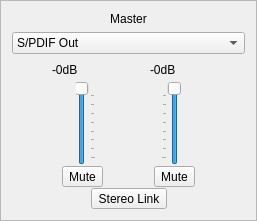
         <widget class="QFrame" name="frame_master">
          <property name="sizePolicy">
           <sizepolicy hsizetype="Expanding" vsizetype="Expanding">
            <horstretch>0</horstretch>
            <verstretch>0</verstretch>
           </sizepolicy>
          </property>
          <property name="frameShape">
           <enum>QFrame::StyledPanel</enum>
          </property>
          <property name="frameShadow">
           <enum>QFrame::Plain</enum>
          </property>
          <layout class="QGridLayout" name="gridLayout_2">
           <property name="bottomMargin">
            <number>11</number>
           </property>
           <item row="2" column="0">
            <layout class="QVBoxLayout" name="vLayout_master">
             <property name="spacing">
              <number>1</number>
             </property>
             <item>
              <layout class="QHBoxLayout" name="hLayout_MasterdB">
               <property name="spacing">
                <number>3</number>
               </property>
               <item>
                <spacer name="horizontalSpacer_55">
                 <property name="orientation">
                  <enum>Qt::Horizontal</enum>
                 </property>
                 <property name="sizeHint" stdset="0">
                  <size>
                   <width>40</width>
                   <height>20</height>
                  </size>
                 </property>
                </spacer>
               </item>
               <item>
                <widget class="QLabel" name="decibelMasterL">
                 <property name="minimumSize">
                  <size>
                   <width>55</width>
                   <height>0</height>
                  </size>
                 </property>
                 <property name="text">
                  <string>-0dB</string>
                 </property>
                </widget>
               </item>
               <item>
                <spacer name="horizontalSpacer_44">
                 <property name="orientation">
                  <enum>Qt::Horizontal</enum>
                 </property>
                 <property name="sizeHint" stdset="0">
                  <size>
                   <width>40</width>
                   <height>20</height>
                  </size>
                 </property>
                </spacer>
               </item>
               <item>
                <widget class="QLabel" name="decibelMasterR">
                 <property name="minimumSize">
                  <size>
                   <width>55</width>
                   <height>0</height>
                  </size>
                 </property>
                 <property name="text">
                  <string>-0dB</string>
                 </property>
                </widget>
               </item>
               <item>
                <spacer name="horizontalSpacer_56">
                 <property name="orientation">
                  <enum>Qt::Horizontal</enum>
                 </property>
                 <property name="sizeHint" stdset="0">
                  <size>
                   <width>40</width>
                   <height>20</height>
                  </size>
                 </property>
                </spacer>
               </item>
              </layout>
             </item>
             <item>
              <layout class="QHBoxLayout" name="hLayout_masterVol">
               <property name="spacing">
                <number>0</number>
               </property>
               <item>
                <spacer name="horizontalSpacer_13">
                 <property name="orientation">
                  <enum>Qt::Horizontal</enum>
                 </property>
                 <property name="sizeHint" stdset="0">
                  <size>
                   <width>40</width>
                   <height>20</height>
                  </size>
                 </property>
                </spacer>
               </item>
               <item>
                <widget class="QSlider" name="sldInputMasterL">
                 <property name="sizePolicy">
                  <sizepolicy hsizetype="Fixed" vsizetype="Expanding">
                   <horstretch>0</horstretch>
                   <verstretch>0</verstretch>
                  </sizepolicy>
                 </property>
                 <property name="minimum">
                  <number>-25600</number>
                 </property>
                 <property name="maximum">
                  <number>0</number>
                 </property>
                 <property name="singleStep">
                  <number>1000</number>
                 </property>
                 <property name="pageStep">
                  <number>10000</number>
                 </property>
                 <property name="orientation">
                  <enum>Qt::Vertical</enum>
                 </property>
                 <property name="tickPosition">
                  <enum>QSlider::TicksBelow</enum>
                 </property>
                 <property name="tickInterval">
                  <number>3276</number>
                 </property>
                </widget>
               </item>
               <item>
                <spacer name="horizontalSpacer_7">
                 <property name="orientation">
                  <enum>Qt::Horizontal</enum>
                 </property>
                 <property name="sizeHint" stdset="0">
                  <size>
                   <width>40</width>
                   <height>20</height>
                  </size>
                 </property>
                </spacer>
               </item>
               <item>
                <widget class="QSlider" name="sldInputMasterR">
                 <property name="sizePolicy">
                  <sizepolicy hsizetype="Fixed" vsizetype="Expanding">
                   <horstretch>0</horstretch>
                   <verstretch>0</verstretch>
                  </sizepolicy>
                 </property>
                 <property name="minimum">
                  <number>-25600</number>
                 </property>
                 <property name="maximum">
                  <number>0</number>
                 </property>
                 <property name="singleStep">
                  <number>1000</number>
                 </property>
                 <property name="pageStep">
                  <number>10000</number>
                 </property>
                 <property name="orientation">
                  <enum>Qt::Vertical</enum>
                 </property>
                 <property name="tickPosition">
                  <enum>QSlider::TicksAbove</enum>
                 </property>
                 <property name="tickInterval">
                  <number>3276</number>
                 </property>
                </widget>
               </item>
               <item>
                <spacer name="horizontalSpacer_14">
                 <property name="orientation">
                  <enum>Qt::Horizontal</enum>
                 </property>
                 <property name="sizeHint" stdset="0">
                  <size>
                   <width>40</width>
                   <height>20</height>
                  </size>
                 </property>
                </spacer>
               </item>
              </layout>
             </item>
             <item>
              <layout class="QHBoxLayout" name="hLayout_masterMute">
               <property name="spacing">
                <number>0</number>
               </property>
               <item>
                <spacer name="horizontalSpacer_26">
                 <property name="orientation">
                  <enum>Qt::Horizontal</enum>
                 </property>
                 <property name="sizeHint" stdset="0">
                  <size>
                   <width>40</width>
                   <height>20</height>
                  </size>
                 </property>
                </spacer>
               </item>
               <item>
                <widget class="QToolButton" name="muteButtonMasterL">
                 <property name="text">
                  <string>Mute</string>
                 </property>
                 <property name="checkable">
                  <bool>true</bool>
                 </property>
                </widget>
               </item>
               <item>
                <spacer name="horizontalSpacer_31">
                 <property name="orientation">
                  <enum>Qt::Horizontal</enum>
                 </property>
                 <property name="sizeHint" stdset="0">
                  <size>
                   <width>40</width>
                   <height>20</height>
                  </size>
                 </property>
                </spacer>
               </item>
               <item>
                <widget class="QToolButton" name="muteButtonMasterR">
                 <property name="text">
                  <string>Mute</string>
                 </property>
                 <property name="checkable">
                  <bool>true</bool>
                 </property>
                </widget>
               </item>
               <item>
                <spacer name="horizontalSpacer_25">
                 <property name="orientation">
                  <enum>Qt::Horizontal</enum>
                 </property>
                 <property name="sizeHint" stdset="0">
                  <size>
                   <width>40</width>
                   <height>20</height>
                  </size>
                 </property>
                </spacer>
               </item>
              </layout>
             </item>
             <item>
              <layout class="QHBoxLayout" name="hLayout_MasterStereo">
               <property name="spacing">
                <number>0</number>
               </property>
               <item>
                <spacer name="horizontalSpacer_29">
                 <property name="orientation">
                  <enum>Qt::Horizontal</enum>
                 </property>
                 <property name="sizeHint" stdset="0">
                  <size>
                   <width>40</width>
                   <height>20</height>
                  </size>
                 </property>
                </spacer>
               </item>
               <item>
                <widget class="QToolButton" name="linkButtonMaster">
                 <property name="text">
                  <string>Stereo Link</string>
                 </property>
                 <property name="checkable">
                  <bool>true</bool>
                 </property>
                </widget>
               </item>
               <item>
                <spacer name="horizontalSpacer_30">
                 <property name="orientation">
                  <enum>Qt::Horizontal</enum>
                 </property>
                 <property name="sizeHint" stdset="0">
                  <size>
                   <width>40</width>
                   <height>20</height>
                  </size>
                 </property>
                </spacer>
               </item>
              </layout>
             </item>
            </layout>
           </item>
           <item row="1" column="0">
            <widget class="QComboBox" name="comboOutAssign">
             <property name="sizePolicy">
              <sizepolicy hsizetype="Expanding" vsizetype="Fixed">
               <horstretch>0</horstretch>
               <verstretch>0</verstretch>
              </sizepolicy>
             </property>
             <item>
              <property name="text">
               <string>S/PDIF Out</string>
              </property>
             </item>
             <item>
              <property name="text">
               <string>Line Out 1/2</string>
              </property>
             </item>
             <item>
              <property name="text">
               <string>Line Out 3/4</string>
              </property>
             </item>
             <item>
              <property name="text">
               <string>Line Out 5/6</string>
              </property>
             </item>
             <item>
              <property name="text">
               <string>Line Out 7/8</string>
              </property>
             </item>
             <item>
              <property name="text">
               <string>None</string>
              </property>
             </item>
            </widget>
           </item>
           <item row="0" column="0">
            <widget class="QLabel" name="textLabelMaster">
             <property name="sizePolicy">
              <sizepolicy hsizetype="Preferred" vsizetype="Fixed">
               <horstretch>0</horstretch>
               <verstretch>0</verstretch>
              </sizepolicy>
             </property>
             <property name="text">
              <string>Master</string>
             </property>
             <property name="alignment">
              <set>Qt::AlignCenter</set>
             </property>
             <property name="wordWrap">
              <bool>false</bool>
             </property>
            </widget>
           </item>
          </layout>
         </widget>
